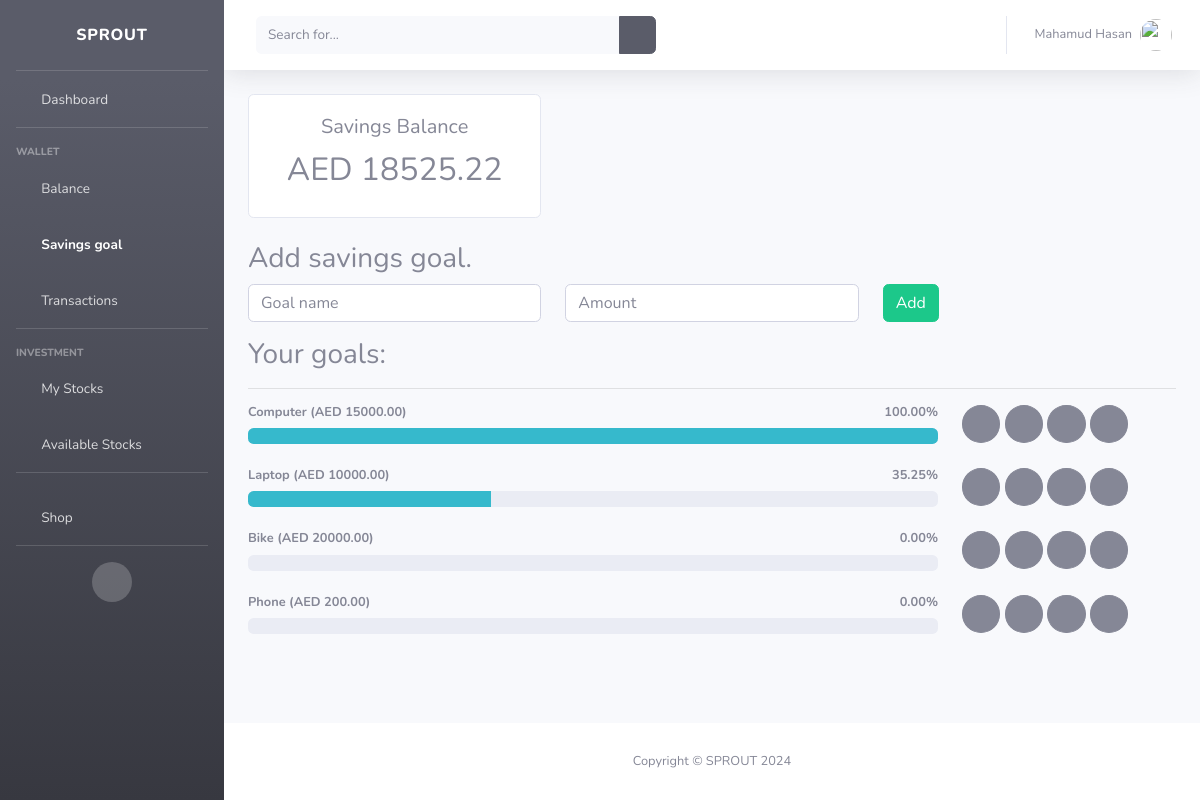
Screenshot of /wallet/savings_goal/ (signed in) with the database file from the repository.
### accounts/models.py (models this page shows)
class UserProfile(models.Model):
    user = models.OneToOneField(User, on_delete=models.CASCADE)
    bio = models.TextField(blank=True, null=True)
    dob = models.DateField(blank=True, null=True)
    gender = models.CharField(max_length=20, choices=[('male', 'Male'), ('female', 'Female')], blank=True, null=True)
    address = models.CharField(max_length=100, blank=True, null=True)
    phone = models.CharField(max_length=20, blank=True, null=True)
    picture = models.ImageField(upload_to='profile/', null=True, blank=True)
    pay_extra = models.CharField(max_length=20, default='roundup_balance', choices=(
        ('roundup_balance', 'Roundup Balance'),
        ('fixed_percentage', 'Fixed Percentage')
    ))
    pay_extra_for = models.CharField(max_length=20, default='savings', choices=(
        ('savings', 'Savings'),
        ('invest', 'Invest')
    ))
    percentage = models.DecimalField(max_digits=10, decimal_places=2, default=0)
    created_at = models.DateTimeField(auto_now_add=True)
    updated_at = models.DateTimeField(auto_now=True)
    def name(self):
        return f"{self.user.first_name} {self.user.last_name}"
    def __str__(self):
        return self.name()

### wallet/models.py (models this page shows, shortened)
class Wallet(models.Model):
    user = models.OneToOneField(User, on_delete=models.CASCADE)
    savings_balance = models.DecimalField(max_digits=10, decimal_places=2, default=0)
    investment_balance = models.DecimalField(max_digits=10, decimal_places=2, default=0)
    total_balance = models.DecimalField(max_digits=10, decimal_places=2, default=0)
    wallet_status = models.BooleanField(default=True)  # active or inactive
    def generate_goal_percentage(self):
        total_balance = self.savings_balance
        locked_items = self.savings_goals.filter(is_locked=True)
        unlocked_items = self.savings_goals.filter(is_locked=False)
        for item in unlocked_items:
            if total_balance >= item.target_amount:
                item.percentage = 100
                total_balance -= item.target_amount
                item.save()
            else:
                item.percentage = (total_balance / item.target_amount) * 100
                item.save()
                total_balance = 0

class SavingsGoal(models.Model):
    wallet = models.ForeignKey(Wallet, on_delete=models.CASCADE, related_name='savings_goals')
    name = models.CharField(max_length=100, default='Untitled')
    target_amount = models.DecimalField(max_digits=10, decimal_places=2)
    priority = models.PositiveIntegerField()
    is_locked = models.BooleanField(default=False)
    percentage = models.DecimalField(max_digits=10, decimal_places=2, default=0)
    class Meta:
        ordering = ['priority']  # Automatically order by priority

### wallet/views.py (the view)
# urls.py: path('savings_goal/', views.goal, name='savings_goal'),
@login_required(login_url='accounts:login')
def goal(request):
    if request.method == "POST":
        name = request.POST.get('name')
        amount = request.POST.get('amount')
        wallet = Wallet.objects.get(user=request.user)
        wallet.add_goal(name, amount)
        return redirect('wallet:savings_goal')
    Wallet.objects.get(user=request.user).generate_goal_percentage()
    return render(request, 'wallet/savings goal.html')

### templates/wallet/savings goal.html (shortened to what this page needs)
{% extends 'base.html' %}
{% block content %}
    <div class="row my-4">
        <div class="col-md-4">
            <div class="card">
                <div class="card-body text-center">
                    <h5 class="card-title">Savings Balance</h5>
                    <h2>AED {{ user.wallet.savings_balance }}</h2>
                </div>
            </div>
        </div>
    </div>
    <h3>Add savings goal.</h3>
    <form action="" method="post">
        <div class="row">
            <div class="col-md-4">
                <input type="text" name="name" class="form-control" placeholder="Goal name">
            </div>
            <div class="col-md-4">
                <input type="number" name="amount" class="form-control" placeholder="Amount">
            </div>
            <div class="col-md-4">
                <input type="submit" class="btn btn-success" value="Add">
            </div>
        </div>
    </form>
    <h3 class="mt-3">
        Your goals:
    </h3>
    <hr>
    {% if not user.wallet.savings_goals.exists %}
        <div class="col-12">
            <div class="alert alert-warning">You didn't set any goal yet.</div>
        </div>
    {% else %}
        {% for item in user.wallet.savings_goals.all %}
            <div class="row">
                <div class="col-md-9">
                    <h4 class="small font-weight-bold">{{ item.name }} (AED {{ item.target_amount }}) <span
                            class="float-right">{{ item.percentage }}%</span></h4>
                    <div class="progress mb-4">
                        <div class="progress-bar bg-info" role="progressbar" style="width: {{ item.percentage }}%"
                             aria-valuenow="{{ item.percentage }}"
                             aria-valuemin="0"
                             aria-valuemax="100"></div>
                    </div>
                </div>
                <div class="col-md-3">
                    <a href="{% url 'wallet:delete_goal' item.id %}" class="btn btn-secondary rounded-circle"
                       title="Delete"><i class="fa fa-trash"></i></a>
                    <a href="{% url 'wallet:goal_priority' item.priority 0 %}" class="btn btn-secondary rounded-circle"
                       {% if forloop.first %}style="pointer-events: none;" {% endif %} title="Priority up"><i
                            class="fa fa-angle-up"></i></a>
                    <a href="{% url 'wallet:goal_priority' item.priority 1 %}" class="btn btn-secondary rounded-circle"
                       {% if forloop.last %}style="pointer-events: none;" {% endif %} title="Priority down"><i
                            class="fa fa-angle-down"></i></a>
                    {% if item.is_locked %}
                        <a href="{% url 'wallet:unlock_goal' item.id %}" class="btn btn-secondary rounded-circle" title="Unlock balance"><i
                                class="fa fa-unlock"></i></a>
                    {% else %}
                        <a href="{% url 'wallet:lock_goal' item.id %}" class="btn btn-secondary rounded-circle" title="Lock balance"><i
                                class="fa fa-lock"></i></a>
                    {% endif %}
                </div>
            </div>
        {% endfor %}
    {% endif %}
{% endblock %}

### templates/base.html (shortened to what this page needs)
<!DOCTYPE html>
<html lang="en">
{% load static %}
<head>
    <link href="{% static 'vendor/fontawesome-free/css/all.min.css' %}" rel="stylesheet" type="text/css">
    <link href="{% static 'css/sb-admin-2.min.css' %}" rel="stylesheet">
</head>
<body id="page-top">
<div id="wrapper">
    <ul class="navbar-nav bg-gradient-dark sidebar sidebar-dark accordion" id="accordionSidebar">
        <a class="sidebar-brand d-flex align-items-center justify-content-center" href="{% url 'index' %}">
            <div class="sidebar-brand-text mx-3">SPROUT</div>
        </a>
        <hr class="sidebar-divider my-0">
        <li class="nav-item" id="dashboard">
            <a class="nav-link" href="{% url 'main:dashboard' %}">
                <i class="fas fa-fw fa-tachometer-alt"></i>
                <span>Dashboard</span></a>
        </li>
        <hr class="sidebar-divider">
        <div class="sidebar-heading">
            Wallet
        </div>
        <li class="nav-item" id="balance">
            <a class="nav-link collapsed" href="{% url 'wallet:wallet_balance' %}">
                <i class="fas fa-fw fa-wallet"></i>
                <span>Balance</span>
            </a>
        </li>
        <li class="nav-item" id="goal">
            <a class="nav-link collapsed" href="{% url 'wallet:savings_goal' %}">
                <i class="fas fa-fw fa-wallet"></i>
                <span>Savings goal</span>
            </a>
        </li>
        <li class="nav-item" id="transactions">
            <a class="nav-link collapsed" href="{% url 'wallet:transactions' %}">
                <i class="fas fa-fw fa-credit-card"></i>
                <span>Transactions</span>
            </a>
        </li>
        <hr class="sidebar-divider">
        <div class="sidebar-heading">
            Investment
        </div>
        <li class="nav-item" id="user_stocks">
            <a class="nav-link" href="{% url 'stock:user_stocks' %}">
                <i class="fas fa-fw fa-chart-area"></i>
                <span>My Stocks</span></a>
        </li>
        <li class="nav-item" id="stock_list">
            <a class="nav-link" href="{% url 'stock:stock_list' %}">
                <i class="fas fa-fw fa-table"></i>
                <span>Available Stocks</span></a>
        </li>
        <hr class="sidebar-divider d-none d-md-block">
        <li class="nav-item" id="stock_list">
            <a class="nav-link" href="{% url 'shop:shop' %}">
                <i class="fas fa-fw fa-shopping-bag"></i>
                <span>Shop</span></a>
        </li>
        <hr class="sidebar-divider d-none d-md-block">
        <div class="text-center d-none d-md-inline">
            <button class="rounded-circle border-0" id="sidebarToggle"></button>
        </div>
    </ul>
    <div id="content-wrapper" class="d-flex flex-column">
        <div id="content">
            <nav class="navbar navbar-expand navbar-light bg-white topbar mb-4 static-top shadow">
                <form
                        class="d-none d-sm-inline-block form-inline mr-auto ml-md-3 my-2 my-md-0 mw-100 navbar-search">
                    <div class="input-group">
                        <input type="text" class="form-control bg-light border-0 small" placeholder="Search for..."
                               aria-label="Search" aria-describedby="basic-addon2">
                        <div class="input-group-append">
                            <button class="btn btn-dark" type="button">
                                <i class="fas fa-search fa-sm"></i>
                            </button>
                        </div>
                    </div>
                </form>
                <ul class="navbar-nav ml-auto">
                    <li class="nav-item dropdown no-arrow">
                        <a class="nav-link dropdown-toggle" id="userDropdown" role="button"
                           data-toggle="dropdown" aria-haspopup="true" aria-expanded="false">
                            <span class="mr-2 d-none d-lg-inline text-gray-600 small">{{ user.userprofile }}</span>
                            <img class="img-profile rounded-circle"
                                 src="
                                         {% if user.userprofile.picture %}{{ user.userprofile.image.url }}{% else %}{% static 'img/profile.jpg' %}{% endif %}">
                        </a>
                    </li>
                </ul>
            </nav>
            <div class="container">
                {% block content %} {% endblock %}
            </div>
        </div>
        <footer class="sticky-footer bg-white">
            <div class="container my-auto">
                <div class="copyright text-center my-auto">
                    <span>Copyright &copy; SPROUT 2024</span>
                </div>
            </div>
        </footer>
    </div>
</div>
</body>
</html>

### rows the page displays
SavingsGoal: name "Computer", target_amount "15000.00", percentage "100.00", is_locked False (drawn)
SavingsGoal: name "Laptop", target_amount "10000.00", percentage "35.25", is_locked False (drawn)
SavingsGoal: name "Bike", target_amount "20000.00", percentage "0.00", is_locked False (drawn)
SavingsGoal: name "Phone", target_amount "200.00", percentage "0.00", is_locked False (drawn)

### other values shown
{{ user.userprofile }} "Mahamud Hasan"
{{ user.wallet.savings_balance }} "18525.22"
